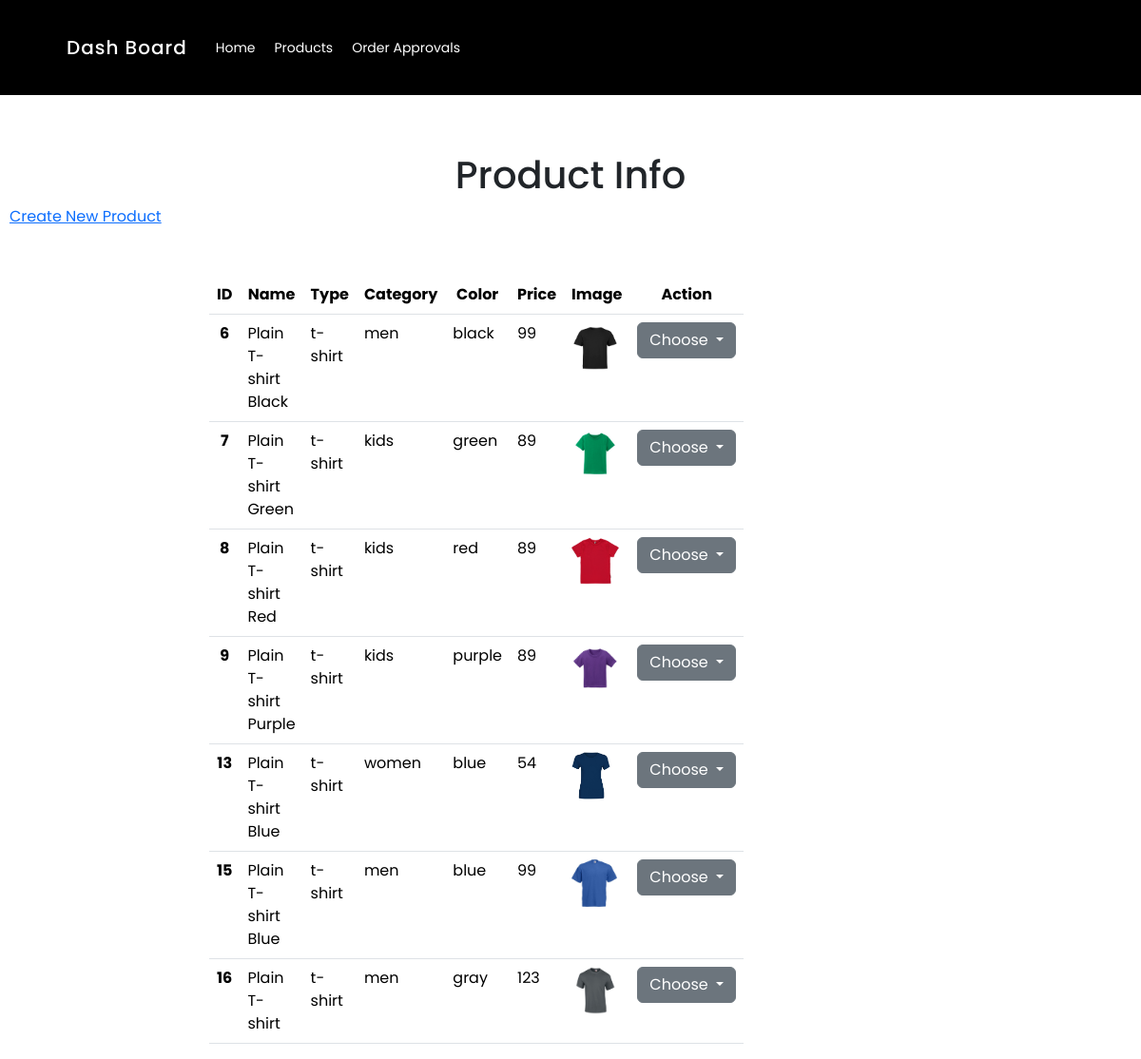
Page /productsadmin/ on the committed database.
### rlclothing/models.py (models this page shows, shortened)
class Product(models.Model):
    COLOR_CHOICES = (
        ('pink', 'Pink'),
        ('red', 'Red'),
        ('blue', 'Blue'),
        ('gray', 'Gray'),
        ('black', 'Black'),
        ('green', 'Green'),
        ('purple', 'Purple'),
    )
    TYPE_CHOICES = (
        ('t-shirt', 'T-shirt'),
    )
    CATEGORY_CHOICES = (
        ('men', 'Men'),
        ('women', 'Women'),
        ('kids', 'Kids'),
    )
    product_name = models.CharField(max_length=100, null=True)
    product_type = models.CharField(max_length=100, choices= TYPE_CHOICES)
    product_category = models.CharField(max_length=100, choices= CATEGORY_CHOICES)
    color = models.CharField(max_length=50, choices= COLOR_CHOICES)
    price = models.IntegerField(null=True)
    info = models.TextField(max_length=100, blank=True)
    image = models.ImageField(upload_to='staticfiles', null=True, blank=True)

### rlclothing/views.py (the view)
def product_admin(request):
    products = Product.objects.all()
    return render(request,'pages/Products.html', {'products':products})

### rlclothing/templates/pages/Products.html (shortened to what this page needs)
{% load static %}
<!DOCTYPE html>
<html lang="en">
<head>
    <link rel="stylesheet" href="{% static '/css/admin.css' %}">
    <link rel="stylesheet" href="https://cdnjs.cloudflare.com/ajax/libs/font-awesome/6.3.0/css/all.min.css" />
    <link href="https://cdn.jsdelivr.net/npm/bootstrap@5.3.2/dist/css/bootstrap.min.css" rel="stylesheet">
</head>
<body>
    <nav>
        <div class="logo-site">Dash Board</div>
        <div class="nav-items">
            <li><a href="{% url 'dashboard' %}" style="color: #fff;">Home</a></li>
            <li><a href="{% url 'productadmin' %}" style="color: #fff;">Products</a></li>
            <li><a href="{% url 'approvalspage' %}" style="color: #fff;">Order Approvals</a></li>
        </div>
    </nav>
    <div class="admin-wrapper">
      <table class="table">
        <thead>
            <div class="title-contain">
                <h1 align="center">Product Info</h1>
                <a href="{% url 'create_product' %}">Create New Product</a>
            </div>
            <tr>
                <th scope="col">ID</th>
                <th scope="col">Name</th>
                <th scope="col">Type</th>
                <th scope="col">Category</th>
                <th scope="col">Color</th>
                <th scope="col">Price</th>
                <th scope="col">Image</th>
                <th scope="col">Action</th>
            </tr>
        </thead>
        <tbody>
            {% for product in products %}
            <tr>
                <th scope="row">{{ product.id }}</th>
                <td>{{ product.product_name }}</td>
                <td>{{ product.product_type }}</td>
                <td>{{ product.product_category }}</td>
                <td>{{ product.color }}</td>
                <td>{{ product.price }}</td>
                <td>
                  {% if product.image %}
                      <img src="{{ product.image.url }}" height="50px">
                  {% else %}
                      No Image
                  {% endif %}
              </td>
                <td>
                    <div class="dropdown">
                        <button class="btn btn-secondary dropdown-toggle" type="button" data-bs-toggle="dropdown"
                            aria-expanded="false">
                            Choose
                        </button>
                    </div>
                </td>
            </tr>
            {% endfor %}
        </tbody>
    </table>
</div>
</body>
</body>
</html>

### rlclothing/static/css/admin.css (style rules this page uses)
* { margin: 0; padding: 0; outline: 0; box-sizing: border-box; font-family: 'Poppins', sans-serif; }
body { background-color: #f2f2f2; align-items: center; }
nav { background-color: #000; display: flex; flex-wrap: wrap; align-items: center; justify-content: space-between; height: 100px; padding: 0 50px; }
nav .logo-site { color: #fff; font-size: 20px; font-weight: 500; letter-spacing: 1px; margin: 20px; }
nav .nav-items { display: flex; flex: 1; list-style: none; list-style: 0 0 0 40px; }
nav .nav-items li { padding: 0 10px; }
nav .nav-items a { color: #fff; text-decoration: none; font-size: 14px; }
.admin-wrapper { margin-top: 5%; }
table { max-width: 30%; padding-top: 15%; margin: 50px 0 50px 220px ; }
table th { padding: 20px; color: #fff; background-color: #000; text-align: center; }
.table th { padding: 20px; text-align: center; }
table td { padding: 20px; justify-content: center; }
.title-contain { justify-content: space-between; }
.title-contain a { padding: 10px; border: #000; }

### rows in the picture
Product: id "6", product_name "Plain T-shirt Black", product_type "t-shirt", product_category "men", color "black", price "99", image (picture)
Product: id "7", product_name "Plain T-shirt Green", product_type "t-shirt", product_category "kids", color "green", price "89", image (picture)
Product: id "8", product_name "Plain T-shirt Red", product_type "t-shirt", product_category "kids", color "red", price "89", image (picture)
Product: id "9", product_name "Plain T-shirt Purple", product_type "t-shirt", product_category "kids", color "purple", price "89", image (picture)
Product: id "13", product_name "Plain T-shirt Blue", product_type "t-shirt", product_category "women", color "blue", price "54", image (picture)
Product: id "15", product_name "Plain T-shirt Blue", product_type "t-shirt", product_category "men", color "blue", price "99", image (picture)
Product: id "16", product_name "Plain T-shirt", product_type "t-shirt", product_category "men", color "gray", price "123", image (picture)
